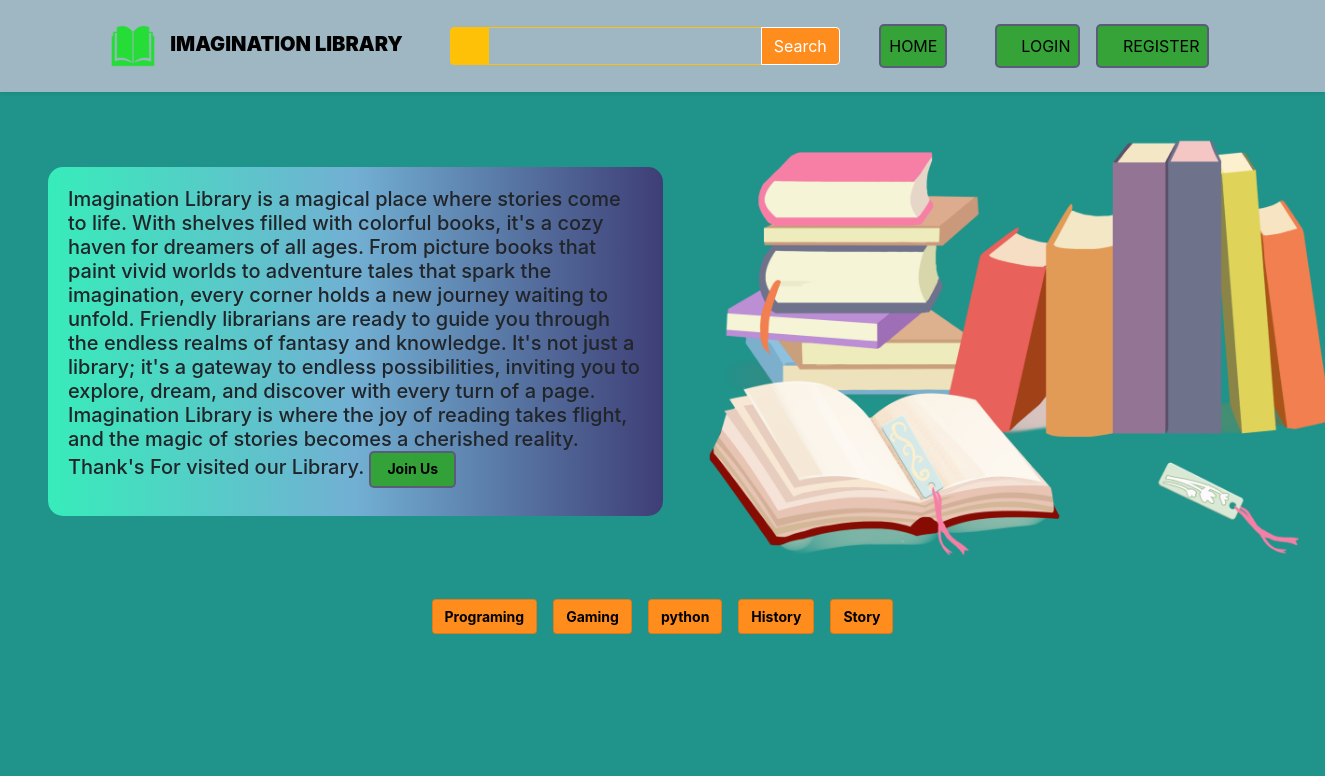
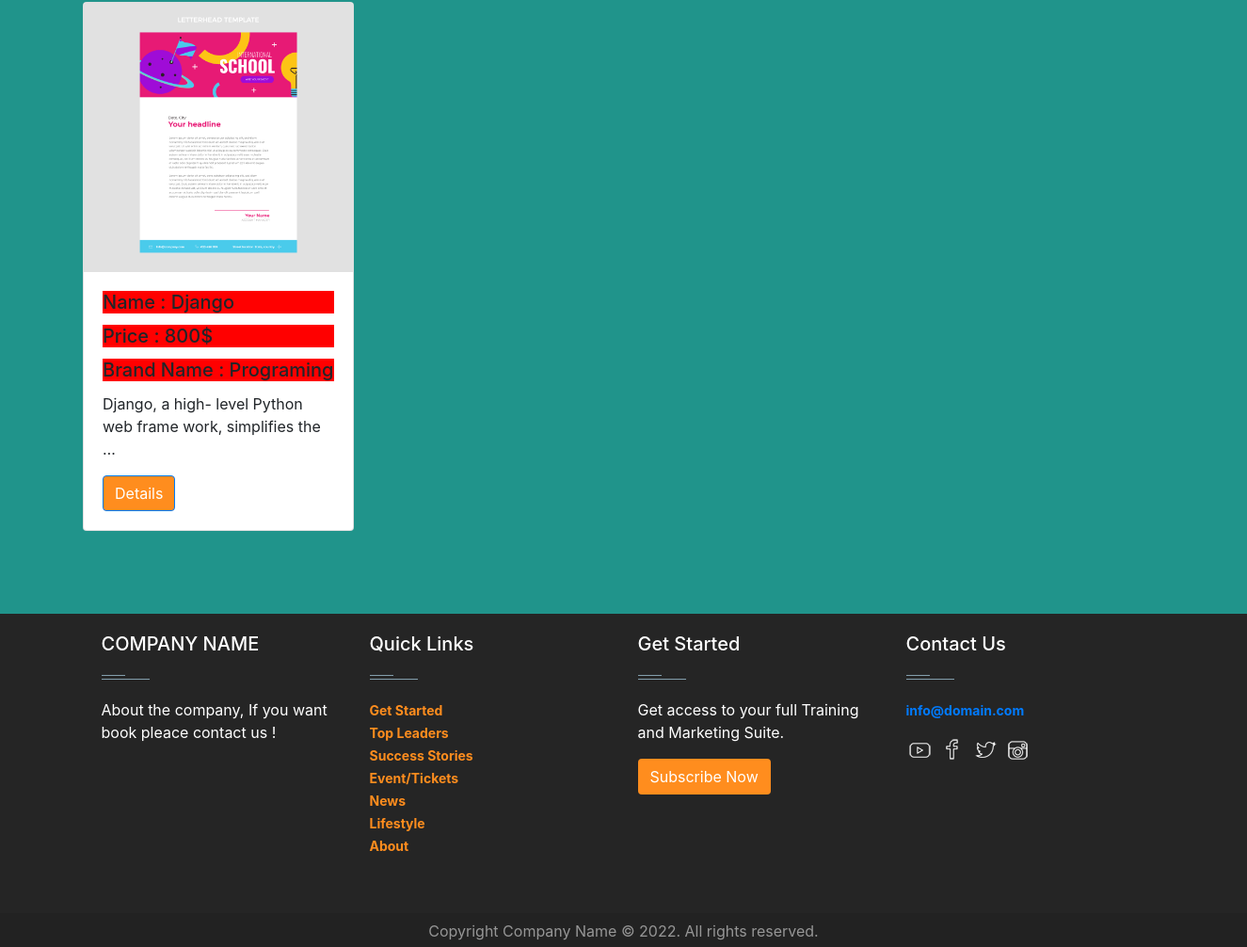
/catagory/Programing/, run on the app's committed database (2 pictures, top to bottom).
### category/models.py (models this page shows)
class Cetagory(models.Model):
    Name = models.CharField(max_length=100)
    def __str__(self):
        return self.Name

### bookposts/models.py (models this page shows, shortened)
class Post(models.Model):
    image = models.ImageField(upload_to='bookposts/media/uploads', blank=True, null=True)
    book_name = models.CharField(max_length=100)
    book_detail = models.TextField()
    book_price = models.IntegerField()
    category = models.ForeignKey(Cetagory, on_delete=models.CASCADE)

### Library_Management_System/views.py (the view)
# urls.py: 2. Add a URL to urlpatterns:  path('', views.home, name='home')
def home(request, category_slug = None):
    data = Post.objects.all()
    if category_slug is not None:
        category = Cetagory.objects.get(Name = category_slug)
        data = Post.objects.filter(category = category)
    categories = Cetagory.objects.all()
    return render(request, 'home.html', {'data': data, 'category': categories,})

### templates/home.html (shortened to what this page needs)
{% extends 'base.html' %}
{% load static %}
{% block content %}
  <div class=" d-flex flex-wrap px-5 pt-3 align-items-center">
      <div class="col-6 text-box content-container bg-white">
          <h5>
Imagination Library is a magical place where stories come to life. With shelves filled with colorful books, it's a cozy haven for dreamers of all ages. From picture books that paint vivid worlds to adventure tales that spark the imagination, every corner holds a new journey waiting to unfold. Friendly librarians are ready to guide you through the endless realms of fantasy and knowledge. It's not just a library; it's a gateway to endless possibilities, inviting you to explore, dream, and discover with every turn of a page. Imagination Library is where the joy of reading takes flight, and the magic of stories becomes a cherished reality. Thank's For visited our Library.
{% if not request.user.is_authenticated %}
 <a class="lock-buttonsx"href= "{% url 'login' %}">Join Us</a></h5>
 {% endif %}
      </div>
      <div class="col-6">
          <img style="width: 700px;" class=" m-16" src="{% static 'library books_5419514.png' %}" alt="picture">
      </div>
  </div>
  <br/>
<div class="d-flex justify-content-center align-items-center">
{% for c in category %}
<div class="mx-2">
<label class="btn btn-danger card" for="{{c.Name}} "><a href="{% url 'category_wice_book' c.Name %}" class="text-decoration-none text-black">{{c.Name}}</a></label>
</div>
    {% endfor %}
</div>
<div class="col-12 p-3">
    <div class="d-flex flex-wrap  pt-5 m-5">
{% for c in data %}
<div class="m-4">
<div class="card" style="width: 18rem;">
    <img src="{{c.image.url}}" class="card-img-top" alt="...">
    <div class="card-body">
        <h5 class="card-title">Name : {{c.book_name}}</h5>
        <h5 class="card-title">Price : {{c.book_price}}$</h5>
        <h5 class="card-title">Brand Name : {{c.category}}</h5>
      <p class="card-text">{{c.book_detail | truncatewords:10 }}</p>
      <a href="{% url 'detail_post' c.id %}" class="btn btn-primary">Details</a>
    </div>
</div>
</div>
{% endfor %}
</div>
</div>
{% endblock %}

### templates/base.html (shortened to what this page needs)
{% load static %}
<!doctype html>
<html lang="en">
  <head>
    <link rel="stylesheet" href="{% static 'style.css' %}">
    <link href="https://cdn.jsdelivr.net/npm/bootstrap@5.3.2/dist/css/bootstrap.min.css" rel="stylesheet">
    <link rel="stylesheet" href="https://cdnjs.cloudflare.com/ajax/libs/font-awesome/6.5.1/css/fontawesome.min.css">
    <link rel="stylesheet" href="https://stackpath.bootstrapcdn.com/bootstrap/4.5.2/css/bootstrap.min.css">
  </head>
  <body>
    <nav class="navbar navbar-expand-lg   sticky-top navbar-light p-3 shadow-sm" style="background-color: #9fb6c3;">
      <div class="container">
        <a class="navbar-brand" href="#"><img src="/static/logo.png" alt="Imagination Library Logo"  width="50" height="40" class="img-fluid me-2">
          <strong>IMAGINATION LIBRARY</strong></a>
        <div class=" collapse navbar-collapse" id="navbarNavDropdown">
          <div class="ms-auto d-none d-lg-block">
            <div class="input-group">
              <span class="border-warning input-group-text bg-warning text-white"><i class="fa-solid fa-magnifying-glass"></i></span>
              <input type="text" class="form-control border-warning" style="color:#7a7a7a">
              <button class="btn btn-warning text-white">Search</button>
            </div>
          </div>
          <ul class="navbar-nav ms-auto ">
            <li class="nav-item">
              <a class="nav-link mx-2 text-uppercase active lock-buttonsx" aria-current="page" href="{% url 'home' %}">Home</a>
            </li>
          </ul>
          <ul class="navbar-nav ms-auto ">
            {% if not request.user.is_authenticated %}
            <li class="nav-item">
              <a class="nav-link mx-2 text-uppercase lock-buttonsx" href="{% url 'login' %}"><i class="fa-solid fa-cart-shopping me-1"></i>Login</a>
            </li>
            <li class="nav-item">
              <a class="nav-link mx-2 text-uppercase lock-buttonsx" href="{% url 'register' %}"><i class="fa-solid fa-circle-user me-1"></i>Register</a>
            </li>
            {% endif %}
          </ul>
        </div>
      </div>
    </nav>
    {% block content %}
    {% endblock %}
    <footer id="footer" class="footer-1">
      <div class="main-footer widgets-dark typo-light">
      <div class="container">
      <div class="row">
      <div class="col-xs-12 col-sm-6 col-md-3">
      <div class="widget subscribe no-box">
      <h5 class="widget-title">COMPANY NAME<span></span></h5>
      <p>About the company, If you want book pleace contact us ! </p>
      </div>
      </div>
      <div class="col-xs-12 col-sm-6 col-md-3">
      <div class="widget no-box">
      <h5 class="widget-title">Quick Links<span></span></h5>
      <ul class="thumbnail-widget">
      <li>
      <div class="thumb-content"><a href="#.">Get Started</a></div>
      </li>
      <li>
      <div class="thumb-content"><a href="#.">Top Leaders</a></div>
      </li>
      <li>
      <div class="thumb-content"><a href="#.">Success Stories</a></div>
      </li>
      <li>
      <div class="thumb-content"><a href="#.">Event/Tickets</a></div>
      </li>
      <li>
      <div class="thumb-content"><a href="#.">News</a></div>
      </li>
      <li>
      <div class="thumb-content"><a href="#.">Lifestyle</a></div>
      </li>
      <li>
      <div class="thumb-content"><a href="#.">About</a></div>
      </li>
      </ul>
      </div>
      </div>
      <div class="col-xs-12 col-sm-6 col-md-3">
      <div class="widget no-box">
      <h5 class="widget-title">Get Started<span></span></h5>
      <p>Get access to your full Training and Marketing Suite.</p>
      <a class="btn" href="" target="_blank">Subscribe Now</a>
      </div>
      </div>
      <div class="col-xs-12 col-sm-6 col-md-3">
      <div class="widget no-box">
      <h5 class="widget-title">Contact Us<span></span></h5>
      <p><a href="mailto:info@domain.com" title="glorythemes">info@domain.com</a></p>
      <ul class="social-footer2">
      <li class=""><a title="youtube" target="_blank" href="https://bit.ly/3m9avif"><img alt="youtube" width="30" height="30"></a></li>
      <li class=""><a href="https://www.facebook.com/" target="_blank" title="Facebook"><img alt="Facebook" width="30" height="30"></a></li>
      <li class=""><a href="https://twitter.com" target="_blank" title="Twitter"><img alt="Twitter" width="30" height="30"></a></li>
      <li class=""><a title="instagram" target="_blank" href="https://www.instagram.com/"><img alt="instagram" width="30" height="30"></a></li>
      </ul>
      </div>
      </div>
      </div>
      </div>
      </div>
      <div class="footer-copyright">
      <div class="container">
      <div class="row">
      <div class="col-md-12 text-center">
      <p>Copyright Company Name © 2022. All rights reserved.</p>
      </div>
      </div>
      </div>
      </div>
      </footer>
  </body>
</html>

### templates/style.css (style rules this page uses)
a { font-size:14px; font-weight:700 }
.form-control { outline:none !important; box-shadow: none !important; }
.card-title { background-color: red; }

### templates/base.html (style rules this page uses)
body { background-color: #20948B; margin: 0; padding: 0; }
* { padding: 0; margin: 0; box-sizing: border-box; }
.navbar { background-color: #00b7d4; padding: 10px 0; }
.navbar-brand, .navbar-nav .nav-link { color: #000 !important; }
.input-group-text { background-color: #ffffff; border-color: #ffffff; color: #31d33483; }
.form-control { background-color: #ffffff00; color: #150e0e; border-color: #ffffff; }
.btn-warning { background-color:rgb(18, 202, 76); border-color: #ffffff; color: #000; }
.lock-buttonsx { display: inline-block; background-color: #31a233f6; color: #000; padding: 8px 16px; border: 2px solid rgba(91, 91, 123, 0.981); border-radius: 5px; text-decoration: none; transition: background-color 0.3s, color 0.3s; }
footer .main-footer { padding: 20px 0; background: #252525; }
footer ul { padding-left: 0; list-style: none; }
.footer-copyright { background: #222; padding: 5px 0; }
.footer-copyright p { color: #969696; margin: 2px 0 0; }
.widget { padding: 20px; margin-bottom: 40px; }
.widget.no-box { padding: 0; background-color: transparent; margin-bottom: 40px; box-shadow: none; -webkit-box-shadow: none; -moz-box-shadow: none; -ms-box-shadow: none; -o-box-shadow: none; }
.widget.subscribe p { margin-bottom: 18px; }
.widget li a { color: #ff8d1e; }
.widget-title { margin-bottom: 20px; }
.widget-title span { background: #839FAD none repeat scroll 0 0;display: block; height: 1px;margin-top: 25px;position: relative;width: 20%; }
.widget-title span::after { background: inherit;content: "";height: inherit; position: absolute;top: -4px;width: 50%; }
.typo-light h1, .typo-light h2, .typo-light h3, .typo-light h4, .typo-light h5, .typo-light h6, .typo-light p, .typo-light div, .typo-light span, .typo-light small { color: #fff; }
ul.social-footer2 { margin: 0;padding: 0; width: auto; }
ul.social-footer2 li { display: inline-block;padding: 0; }
ul.social-footer2 li a { display: block; height:30px;width: 30px;text-align: center; }
.btn { background-color: #ff8d1e; color:#fff; }

### templates/home.html (style rules this page uses)
.content-container { background: linear-gradient(to right,#37ecba,#72afd3, rgb(62, 62, 118)); border-radius: 15px; padding: 20px; }
.card { transition: all 0.3s; }

### data on the page
Cetagory: Name "Programing"
Cetagory: Name "Gaming"
Cetagory: Name "python"
Cetagory: Name "History"
Cetagory: Name "Story"
Post: image (picture), book_name "Django", book_price "800", category "Programing", book_detail "Django, a high- level Python web frame work, simplifies the …"
